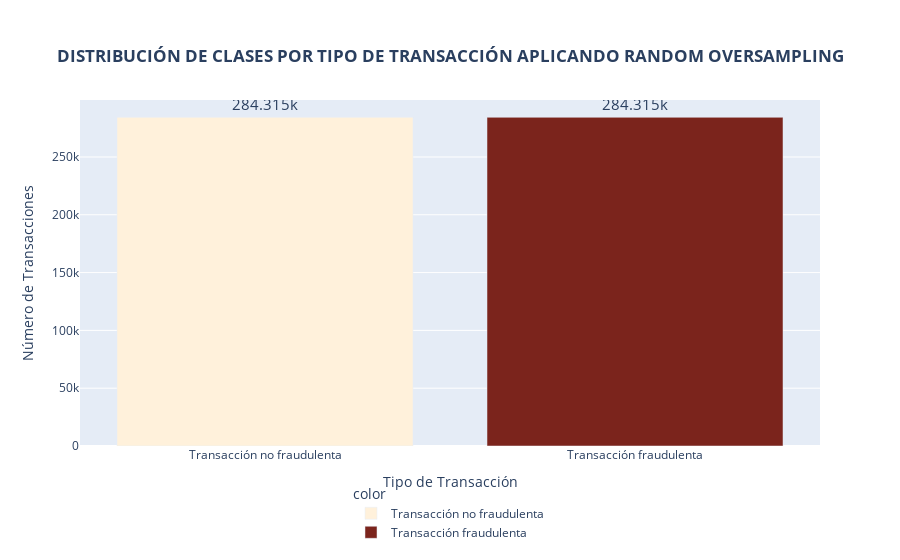

Write notebook code for a chart like this one.
### Code cell
# GRÁFICO DE BARRAS: DISTRIBUCIÓN DE CLASES POR TIPO DE TRANSACCIÓN APLICANDO RANDOM OVERSAMPLING

# Calcula el recuento de las clases de transacción (no fraudulenta y fraudulenta) y los ordena por índice
class_counts = trans_fraud_resampled['Class'].value_counts().sort_index()

# Extrae los valores (recuentos) de las clases
valores = class_counts.values

# Define etiquetas para las clases (0: no fraudulenta, 1: fraudulenta)
# Estas etiquetas se utilizarán en el gráfico para representar cada segmento
etiq = {0: f"Transacción no fraudulenta", 1: f"Transacción fraudulenta"}

# Crea un gráfico de barras con Plotly Express
# 'x' representa las clases, 'y' representa los recuentos, 'labels' da las etiquetas a mostrar en el gráfico
fig = px.bar(
    x=etiq.values(),  # Clases etiquetadas
    y=valores,  # Recuentos de cada clase
    labels={'x': 'Tipo de Transacción', 'y': 'Número de Transacciones'},
    title='<b>DISTRIBUCIÓN DE CLASES POR TIPO DE TRANSACCIÓN APLICANDO RANDOM UNDERSAMPLING</b>',
    color=etiq.values(),  # Usa las etiquetas para asignar colores
    color_discrete_sequence=['#FFF1DB', '#7B241C']  # Colores personalizados
)

# Ajusta el tamaño del texto en el gráfico para mejorar la visibilidad
fig.update_traces(texttemplate='%{y}', textposition='outside', textfont_size=15)

# Ajusta el diseño del gráfico
fig.update_layout(
    title={
        'text': '<b>DISTRIBUCIÓN DE CLASES POR TIPO DE TRANSACCIÓN APLICANDO RANDOM OVERSAMPLING</b>',
        'x': 0.5,  # Centra el título horizontalmente
        'xanchor': 'center',
        'yanchor': 'top'
    },
    xaxis_title='Tipo de Transacción',
    yaxis_title='Número de Transacciones',
    legend={
        'x': 0.5,  # Posición horizontal de la leyenda (centrada)
        'y': -0.1,  # Posición vertical (debajo del gráfico)
        'xanchor': 'center',
        'yanchor': 'top'
    }
)

# Muestra el gráfico
fig.show()

### Figure 1 — Plotly figure (JSON) as saved in the notebook; plotly's stock layout.template omitted (floating-point values rounded to 4 significant figures)
{"data": [{"alignmentgroup": "True", "hovertemplate": "color=Transacción no fraudulenta<br>Tipo de Transacción=%{x}<br>Número de Transacciones=%{y}<extra></extra>", "legendgroup": "Transacción no fraudulenta", "marker": {"color": "#FFF1DB", "pattern": {"shape": ""}}, "name": "Transacción no fraudulenta", "offsetgroup": "Transacción no fraudulenta", "orientation": "v", "showlegend": true, "textfont": {"size": 15}, "textposition": "outside", "texttemplate": "%{y}", "type": "bar", "x": ["Transacción no fraudulenta"], "xaxis": "x", "y": [284315], "yaxis": "y"}, {"alignmentgroup": "True", "hovertemplate": "color=Transacción fraudulenta<br>Tipo de Transacción=%{x}<br>Número de Transacciones=%{y}<extra></extra>", "legendgroup": "Transacción fraudulenta", "marker": {"color": "#7B241C", "pattern": {"shape": ""}}, "name": "Transacción fraudulenta", "offsetgroup": "Transacción fraudulenta", "orientation": "v", "showlegend": true, "textfont": {"size": 15}, "textposition": "outside", "texttemplate": "%{y}", "type": "bar", "x": ["Transacción fraudulenta"], "xaxis": "x", "y": [284315], "yaxis": "y"}], "layout": {"barmode": "relative", "legend": {"title": {"text": "color"}, "tracegroupgap": 0, "x": 0.5, "xanchor": "center", "y": -0.1, "yanchor": "top"}, "title": {"text": "<b>DISTRIBUCIÓN DE CLASES POR TIPO DE TRANSACCIÓN APLICANDO RANDOM OVERSAMPLING</b>", "x": 0.5, "xanchor": "center", "yanchor": "top"}, "xaxis": {"anchor": "y", "domain": [0, 1], "title": {"text": "Tipo de Transacción"}}, "yaxis": {"anchor": "x", "domain": [0, 1], "title": {"text": "Número de Transacciones"}}}}
